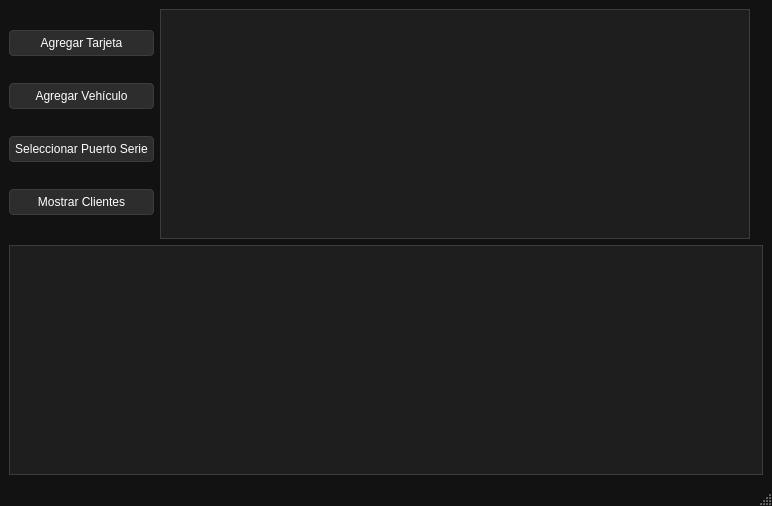
<?xml version="1.0" encoding="UTF-8"?>
<ui version="4.0">
 <class>MainWindow</class>
 <widget class="QMainWindow" name="MainWindow">
  <property name="geometry">
   <rect>
    <x>0</x>
    <y>0</y>
    <width>772</width>
    <height>506</height>
   </rect>
  </property>
  <property name="windowTitle">
   <string>SAPEI</string>
  </property>
  <property name="styleSheet">
   <string notr="true">
    QMainWindow {
        background-color: #121212;
        color: #ffffff;
        border-color: rgb(0, 0, 0);
    }
    QPushButton {
        background-color: #2d2d2d;
        color: #ffffff;
        border: 1px solid #3c3c3c;
        padding: 5px;
        border-radius: 4px;
    }
    QPushButton:hover {
        background-color: #3c3c3c;
    }
    QTextBrowser {
        background-color: #1e1e1e;
        color: #ffffff;
        border: 1px solid #3c3c3c;
    }
    QGraphicsView {
        background-color: #1e1e1e;
        border: 1px solid #3c3c3c;
    }
   </string>
  </property>
  <widget class="QWidget" name="centralwidget">
   <layout class="QVBoxLayout" name="verticalLayout">
    <item>
     <layout class="QHBoxLayout" name="horizontalLayout">
      <item>
       <layout class="QVBoxLayout" name="buttonLayout">
        <item>
         <widget class="QPushButton" name="addCardButton">
          <property name="text">
           <string>Agregar Tarjeta</string>
          </property>
         </widget>
        </item>
        <item>
         <widget class="QPushButton" name="addVehicleButton">
          <property name="text">
           <string>Agregar Vehículo</string>
          </property>
         </widget>
        </item>
        <item>
         <widget class="QPushButton" name="selectSerialPortButton">
          <property name="text">
           <string>Seleccionar Puerto Serie</string>
          </property>
         </widget>
        </item>
        <item>
         <widget class="QPushButton" name="clientListButton">
          <property name="text">
           <string>Mostrar Clientes</string>
          </property>
         </widget>
        </item>
       </layout>
      </item>
      <item>
       <widget class="QGraphicsView" name="connectionStatusView">
        <property name="minimumSize">
         <size>
          <width>200</width>
          <height>150</height>
         </size>
        </property>
        <property name="toolTip">
         <string>Estado de Conexión</string>
        </property>
       </widget>
      </item>
      <item>
       <widget class="QLabel" name="utnLogo">
        <property name="toolTip">
         <string>Logo Animado</string>
        </property>
       </widget>
      </item>
     </layout>
    </item>
    <item>
     <widget class="QTextBrowser" name="textBrowser"/>
    </item>
   </layout>
  </widget>
  <widget class="QMenuBar" name="menubar">
   <property name="geometry">
    <rect>
     <x>0</x>
     <y>0</y>
     <width>772</width>
     <height>20</height>
    </rect>
   </property>
   <property name="styleSheet">
    <string notr="true">
     QMenuBar {
         background-color: #121212;
         color: #ffffff;
     }
     QMenuBar::item:selected {
         background-color: #3c3c3c;
     }
    </string>
   </property>
  </widget>
  <widget class="QStatusBar" name="statusbar">
   <property name="styleSheet">
    <string notr="true">
     QStatusBar {
         background-color: #121212;
         color: #ffffff;
     }
    </string>
   </property>
  </widget>
 </widget>
 <resources/>
 <connections/>
</ui>
